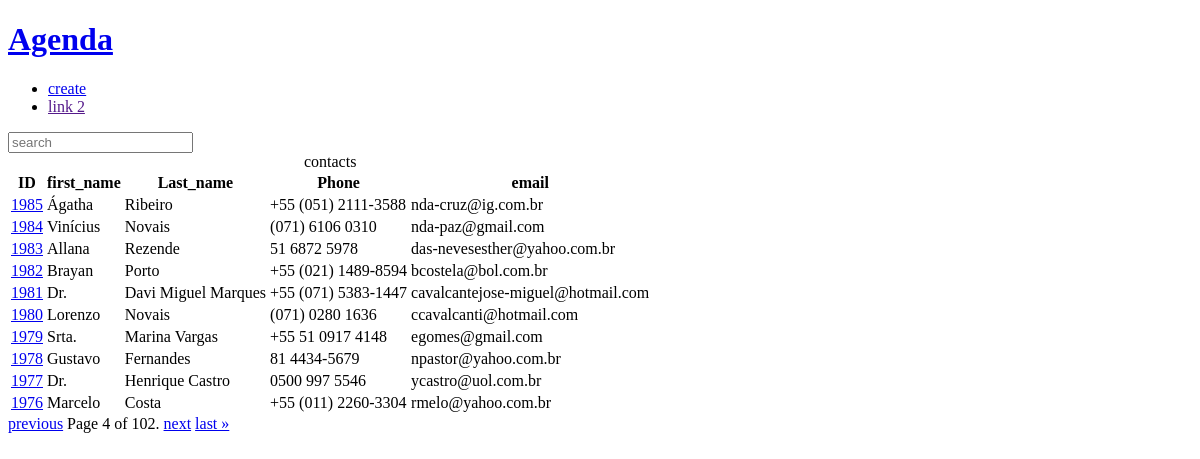
/?page=4&q=, run on the app's committed database.
### contact/models.py (models this page shows, shortened)
class Contact(models.Model):
    first_name = models.CharField(max_length=50)
    last_name = models.CharField(max_length=50,blank=True)
    phone = models.CharField(max_length=15)
    email = models.EmailField(max_length=254, blank=True)
    created_date = models.DateTimeField(default=timezone.now)
    description = models.TextField(blank=True)
    show = models.BooleanField(default=True)
    picture = models.ImageField(upload_to='pictures/%Y/%m', blank=True, null=True)
    Category = models.ForeignKey(
        category,
        on_delete=models.SET_NULL,
        blank=True,
        null=True,
        )

### contact/views/contact_views.py (the view)
# urls.py: path('', views.inedex, name = 'index'),
def inedex (request):
    Contacts = Contact.objects.filter(show = True).order_by('-id')
    paginator = Paginator(Contacts, 10)
    page_number = request.GET.get("page")
    page_obj = paginator.get_page(page_number)
    context = {
        "page_obj": page_obj,
        "site_title" : 'Contatos - '
    }
    return render(
        request,
        "contact/index.html",
        context
        )

### contact/templates/contact/index.html
{% extends "global/base.html" %}
{% block content %}
{% if page_obj %}
    <div class = "responsive-table">
        <table class = "contacts-table">
            <caption class = "table-caption">
                contacts
            </caption>
            <thead>
                <tr class="table-row table-row-header">
                   <th class="table-header">ID</th>
                   <th class="table-header">first_name</th>
                   <th class="table-header">Last_name</th>
                   <th class="table-header">Phone</th>
                   <th class="table-header">email</th>
                </tr>
            </thead>
            <tbody>
                {%for contact in page_obj%}
                    <tr class="table-row">
                        <td class="table-cel">
                         <a
                            class="table-link"
                            href="{% url 'contact:contact' contact.id %}"
                            >
                            {{contact.id}}
                         </a>
                        </td>
                        <td class="table-cel">
                            {{contact.first_name}}
                        </td>
                        <td class="table-cel">
                             {{contact.last_name}}
                        </td>
                        <td class="table-cel">
                             {{contact.phone}}
                        </td>
                        <td class="table-cel">
                             {{contact.email}}
                        </td>
                    </tr>
                {% endfor %}
            </tbody>
        </table>
    </div>
    {% else %}
    <div class="single-contact">
      <h1 class="single-contact-name">
        NENHUM CONTATO ECONTRADO
      </h1>
    </div>
{% endif %}
{% endblock content%}

### base_static/global/css/style.css (style rules this page uses)
body { background-color: #ffffff; }
.responsive-table { width: 100%; overflow-x: auto; }

### data on the page
Contact: id "1985", first_name "Ágatha", last_name "Ribeiro", phone "+55 (051) 2111-3588", email "nda-cruz@ig.com.br"
Contact: id "1984", first_name "Vinícius", last_name "Novais", phone "(071) 6106 0310", email "nda-paz@gmail.com"
Contact: id "1983", first_name "Allana", last_name "Rezende", phone "51 6872 5978", email "das-nevesesther@yahoo.com.br"
Contact: id "1982", first_name "Brayan", last_name "Porto", phone "+55 (021) 1489-8594", email "bcostela@bol.com.br"
Contact: id "1981", first_name "Dr.", last_name "Davi Miguel Marques", phone "+55 (071) 5383-1447", email "cavalcantejose-miguel@hotmail.com"
Contact: id "1980", first_name "Lorenzo", last_name "Novais", phone "(071) 0280 1636", email "ccavalcanti@hotmail.com"
Contact: id "1979", first_name "Srta.", last_name "Marina Vargas", phone "+55 51 0917 4148", email "egomes@gmail.com"
Contact: id "1978", first_name "Gustavo", last_name "Fernandes", phone "81 4434-5679", email "npastor@yahoo.com.br"
Contact: id "1977", first_name "Dr.", last_name "Henrique Castro", phone "0500 997 5546", email "ycastro@uol.com.br"
Contact: id "1976", first_name "Marcelo", last_name "Costa", phone "+55 (011) 2260-3304", email "rmelo@yahoo.com.br"

### other printed values
{{ page_obj.number }} "4"
{{ page_obj.paginator.num_pages }} "102"
